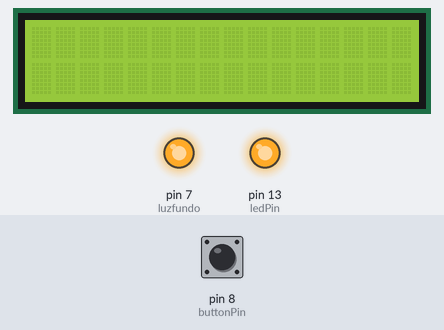
The sketch below on a simulated Arduino Uno, built with avr-gcc and run on an emulated ATmega328P. Parts: 16×2 character LCD, output pins drawn as LEDs (lit = HIGH). The test bench sets the inputs (shaded band); at power-on: pin 8 (buttonPin) LOW. What the sketch prints to the serial monitor is not drawn.

Above: at 1.2 s.
1.3 s: pin 8 (buttonPin) pulled HIGH for 0.15 s
At 1.9 s:
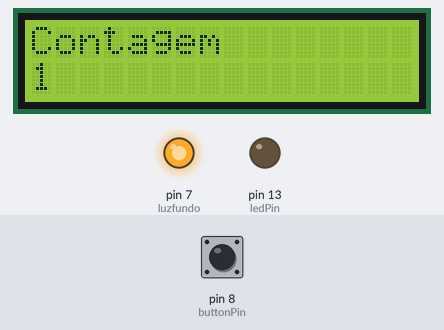
2.9 s: pin 8 (buttonPin) pulled HIGH for 1 s
At 4.3 s:
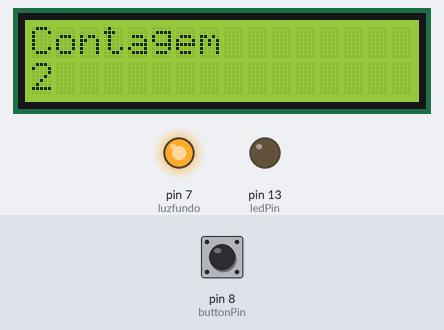
5.4 s: pin 8 (buttonPin) pulled HIGH for 0.15 s
At 6.2 s:
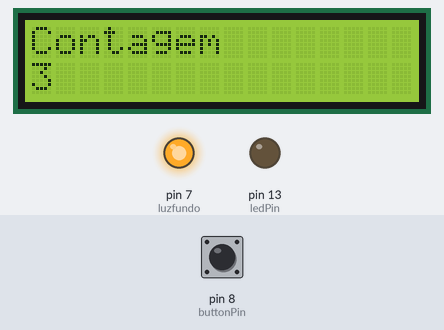
7.0 s: pin 8 (buttonPin) pulled HIGH for 3.2 s
At 7.5 s:
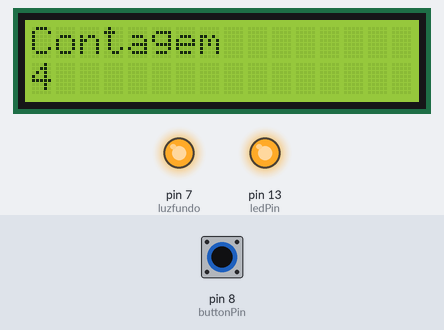
Timing chart, 0 to 10.0 s (numbered marks = the images above; inputs shaded):
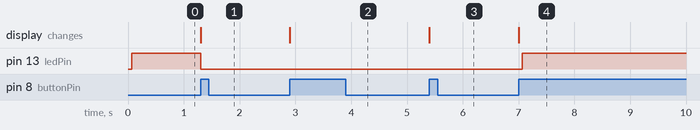

The sketch:

controle_remoto.ino
```cpp
#include <LiquidCrystal.h>
#include <IRremote.h>
#define luzfundo 7
LiquidCrystal lcd (12,11,6,5,4,2);
const int  buttonPin = 8;    // the pin that the pushbutton is attached to
const int ledPin = 13;       // the pin that the LED is attached to

// Variables will change:
int buttonPushCounter = 0;   // counter for the number of button presses
int buttonState = 0;         // current state of the button
int lastButtonState = 0;     // previous state of the button
IRsend irsend;


void setup() {
  // initialize the button pin as a input:
  pinMode(buttonPin, INPUT);
  // initialize the LED as an output:
  pinMode(ledPin, OUTPUT);
  // initialize serial communication:
  Serial.begin(9600);
  lcd.begin(16,2);
  pinMode(luzfundo,OUTPUT);
  digitalWrite(luzfundo,HIGH);
}


void loop() {
  // read the pushbutton input pin:
  buttonState = digitalRead(buttonPin);

  // compare the buttonState to its previous state
  if (buttonState != lastButtonState) {
    // if the state has changed, increment the counter
    if (buttonState == HIGH) {
      // if the current state is HIGH then the button
      // wend from off to on:
      buttonPushCounter++;
      //Serial.println("on");
      Serial.print("Apertos:  ");
      Serial.println(buttonPushCounter);
      lcd.setCursor(0,0);
      lcd.print("Contagem");
      lcd.setCursor(0,1);
      lcd.print(buttonPushCounter);
    }
    else {
      // if the current state is LOW then the button
      // wend from on to off:
     // Serial.println("off");
    }
  }
  lastButtonState = buttonState;


  // turns on the LED every four button pushes by
  // checking the modulo of the button push counter.
  // the modulo function gives you the remainder of
  // the division of two numbers:
  if(buttonPushCounter == 7){
     irsend.sendRC5(0x80C, 12);
  }
    if(buttonPushCounter == 6){
     irsend.sendRC5(0xC, 12);
  }
    if(buttonPushCounter ==5){
     irsend.sendRC5(0x805, 12);
  }
    if(buttonPushCounter ==4){
     irsend.sendRC5(0x804, 12);
  }
  if (buttonPushCounter % 4 == 0) {
    digitalWrite(ledPin, HIGH);
  } else {
   digitalWrite(ledPin, LOW);
  }

}
```

Measured:
- after the input at 1.3 s, pin 13 (ledPin): HIGH → LOW at once; the display: changes at once (image 1)
- after the input at 2.9 s, the display: changes at once (image 2)
- after the input at 5.4 s, the display: changes at once (image 3)
- after the input at 7.0 s, pin 13 (ledPin): LOW → HIGH after 0.07 s; the display: changes at once (image 4)
